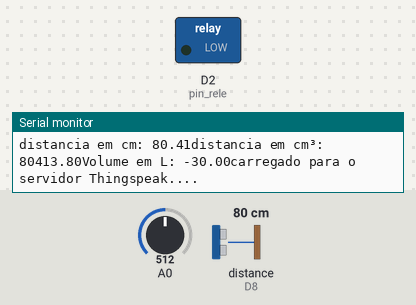
The sketch below on a simulated ESP8266 (NodeMCU). Parts: switched loads named in the sketch (green lamp = pin HIGH), the last lines printed to the serial monitor. Wiring (inferred from the names in the program): ultrasonic range finder: trigger D7; echo D8. The test bench sets the inputs (shaded band); at power-on: distance to the obstacle (sensor on D8) 80 cm, A0 = 512. The echo pulse lasts 58.3 µs per cm; WiFi joins after 1.5 s; servers stay silent unless stated; pins used as bus, display or sensor lines are not drawn.

Above: at 2.7 s.
2.8 s: distance to the obstacle (sensor on D8) set to 21 cm
16.8 s: distance to the obstacle (sensor on D8) set to 17 cm
28.2 s: distance to the obstacle (sensor on D8) set to 35 cm
At 28.7 s:
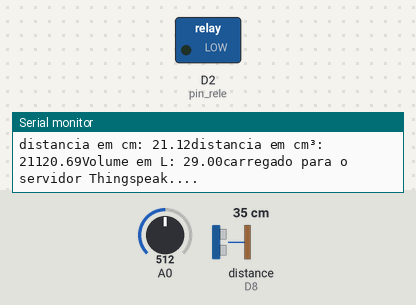
39.6 s: distance to the obstacle (sensor on D8) set to 2 cm
At 48.6 s:
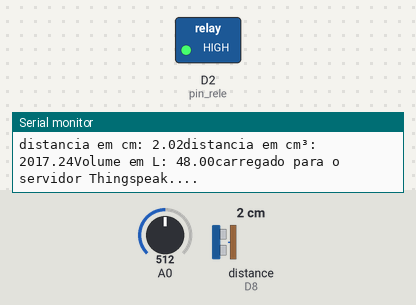
51.0 s: distance to the obstacle (sensor on D8) set to 60 cm
At 63.1 s:
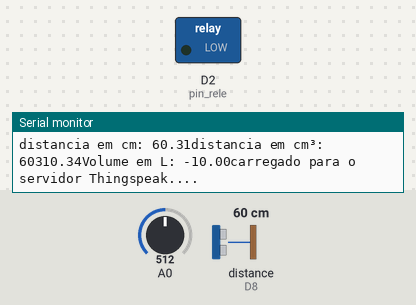
Timing chart, 0 to 64.6 s (numbered marks = the images above; inputs shaded):
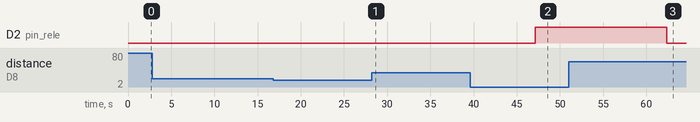

The sketch:

codigo_projeto.ino
```cpp
#include <ESP8266WiFi.h>
#include <Ethernet.h>

//============================================================================
//                    DEFINIÇÕES DE PINOS
//============================================================================

//Definindo os pinos em que o sensor vai se comunicar com o Esp8266
#define pinTrigger 13
#define pinEcho 15

//Definindo o pino em que o Esp8266 faz a comunicação com o Rele
#define pin_rele D2

//============================================================================
//  Definindo variaveis que são utilizadas no loop para efetuar os calculos;
//============================================================================

float valor_aciona = 20.0;
float recebe_distancia;
float conversao1;
float conversao2;
float conversao3;

String envia_dados_grafico_1;
String envia_dados_grafico_2;
String envia_dados_grafico_3;

//===========================================================================
//          DEFININDO A COMUNICAÇÃO COM O THINGSPEAK
//===========================================================================

String apiWritekey = "VWW88ALGVCI0C9ET"; // substitua pela chave THINGSPEAK WRITEAPI aqui
const char* ssid = "TP-Link_2BBC"; // Nome da rede Wifi (SSID)
const char* password = "92275706" ;// Senha da Rede Wifi

const char* server = "api.thingspeak.com";

// 3,3 é a voltagem de alimentação e 1023 é o valor máximo de leitura analógica.
float resolution = (3.3/1023);


WiFiClient client;

void  setup ()  {

  // Iniciando a comunicação Serial;
  Serial.begin(115200);

  // Inicializando a saída do acionador e a entrada do eco
  pinMode (pinTrigger , OUTPUT);
  pinMode (pinEcho , INPUT_PULLUP);

  //Iniciando a conexão com o WiFi;
  WiFi.disconnect();
  delay(10);
  WiFi.begin(ssid, password);

 //Em caso de sucesso, mostrar em qual rede está conectado;
  Serial.println();
  Serial.print("Conectado a Rede: ");
  Serial.println(ssid);

  WiFi.begin(ssid, password);

  // Enquanto aguarda a conexão;
  while (WiFi.status() != WL_CONNECTED) {
    delay(500);
    Serial.print(".");
  }
  Serial.println("");
  Serial.print("ESP8266 conectado ao WiFi: ");
  Serial.println(ssid);
  Serial.println();

  //Definindo o que o pino do Rele faz;
  pinMode(pin_rele, OUTPUT);
  digitalWrite(pin_rele, HIGH); // deixando o rele desligado em nível logico alto;

  }

  void  loop ()  {

    digitalWrite (pinTrigger, LOW);  // Defina o pino do gatilho para baixo para 2uS
    delayMicroseconds(2);

    digitalWrite (pinTrigger , HIGH);  // Envie um 10uS alto para acionar o alcance
    delayMicroseconds(20);

    digitalWrite (pinTrigger , LOW);  // Envie o pino para baixo novamente
    float  distancia  =  pulseIn (pinEcho , HIGH , 26000);  // Lê em tempos de pulso

    recebe_distancia =  distancia / 58 ;  // Converte a duração do pulso em distância, 58 é a velocidade da luz para o sensor ter um parametro quando recebe a onde de volta;
    conversao1 = recebe_distancia*1000; // transformando a leitura feita em cm para cm³ e armazendo na variavel conversao1;
    conversao2= (conversao1/1000); // pegando cm³ da variavel conversao1 e transformando para litros e armazenando o valor em conversao2;

  //Aqui utilizamos a função map para inverter a logica, ou seja, quando o sensor medir a distância total significa que o reservatorio está vazio;
    conversao3 = (map(conversao2, 0, 50, 50, 0));

  //Mostrando o valor da distancia em Centimetro (Cm);
    Serial.println("Distância em cm: ");
    Serial.println(recebe_distancia);
    Serial.println("\n");

  //Mostrando a conversão para Centimetros cúbicos (cm³);
    Serial.println("Distância em cm³: ");
    Serial.println(conversao1);
    Serial.println("\n");

  //Mostrando a conversão para Litros (L);
    Serial.println("Litros: ");
    Serial.println(conversao3);
    Serial.println("\n");

    // Logica para fazer o acionamento do Rele;
   if (recebe_distancia >= valor_aciona){

     digitalWrite(pin_rele, LOW);
     Serial.println("Bomba Ligada nivel do reservatorio vazio");
     Serial.println("\n");

   }
   else{
     digitalWrite(pin_rele, HIGH);
     Serial.println("Bomba Desligada, nivel do reservatorio cheio");
     Serial.println("\n");

    }

  //Tranformando os  dados das variaveis floats para String para serem enviadas para o gráfico;
    envia_dados_grafico_1 = recebe_distancia;
    envia_dados_grafico_2 = conversao1;
    envia_dados_grafico_3 = conversao3;


    float temp = (analogRead(A0) * resolution) * 10;

    if (client.connect(server, 80))
    {
          String tsData = apiWritekey;
                tsData +="&field1=";
                tsData += String(recebe_distancia);
                tsData += "\r\n\r\n";
                tsData +="&field2=";
                tsData += String(conversao1);
                tsData += "\r\n\r\n";
                tsData +="&field3=";
                tsData += String(conversao3);
                tsData += "\r\n\r\n";

          client.print("POST /update HTTP/1.1\n");
          client.print("Host: api.thingspeak.com\n");
          client.print("Connection: close\n");
          client.print("X-THINGSPEAKAPIKEY: "+apiWritekey+"\n");
          client.print("Content-Type: application/x-www-form-urlencoded\n");
          client.print("Content-Length: ");
          client.print(tsData.length());
          client.print("\n\n");  // os 2 retornos indicam o fechamento dos campos do cabeçalho e o início dos dados;
          client.print(tsData);

          Serial.print("distancia em cm: ");
          Serial.print(recebe_distancia);
          Serial.print("distancia em cm³: ");
          Serial.print(conversao1);
          Serial.print("Volume em L: ");
          Serial.print(conversao3);

          Serial.println("carregado para o servidor Thingspeak....");
    }
      client.stop();

    // Serial.println("Agardando para fazer o upload da próxima leitura...");
      Serial.println();

      // Thingspeak nescessita de um atraso mínimo de 15 segundos entre as atualizações;
      delay(15000);

  }
```

Measured:
- after the input at 28.2 s, D2 (pin_rele): stays LOW (without the input it goes to HIGH after 3.7 s)
- after the input at 39.6 s, D2 (pin_rele): LOW → HIGH after 7.6 s
- after the input at 51.0 s, D2 (pin_rele): HIGH → LOW after 11.4 s
